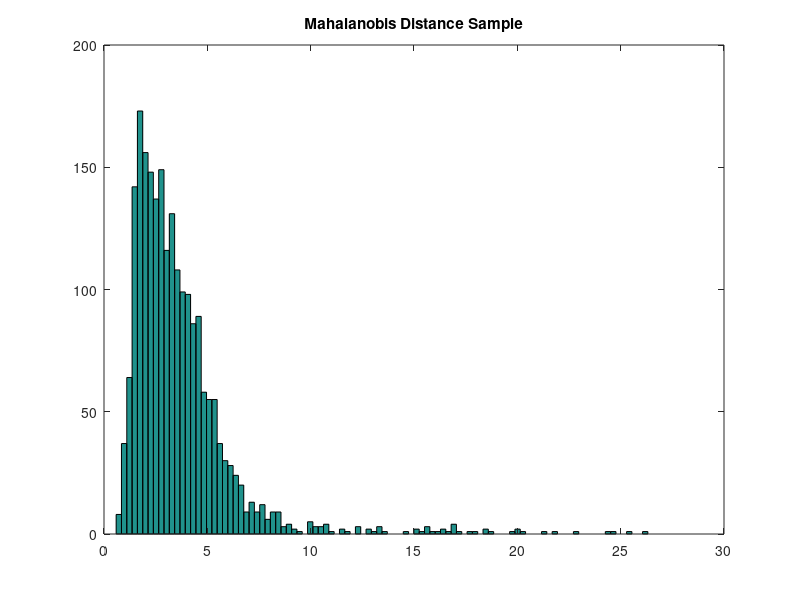

The MATLAB source for this figure:
data = load('errorsamples10000.txt');
[m,n] = size(data);
length = m/5;

%perform innovation bound test.
% get the list of error and their correlations.
error_stack = zeros(length, 4);
cov_stack = zeros(length*4, 4);
j = 1;
k = 1;
dist = 0;
dist_m = [];
for i = 1:5:m
    error_stack(j,:) = data(i,:);
    cov_stack(k:k+3,1:4) = data(i+1:i+4,1:4);
   
    
    diff = error_stack(j,:);
    S = cov_stack(k:k+3,1:4);
    tempDist = (diff*inv(S)*diff');
    dist = dist + tempDist;
    dist_m = vertcat(dist_m, tempDist);
       j = j + 1;
    k = k + 1;
end
hist(dist_m, 100);
title('Mahalanobis Distance Sample');
%analysis
disp(dist/length);
%find bounds 0.99
low = chi2inv(0.025, 4);
high = chi2inv(0.975, 4);
disp(low);
disp(high);